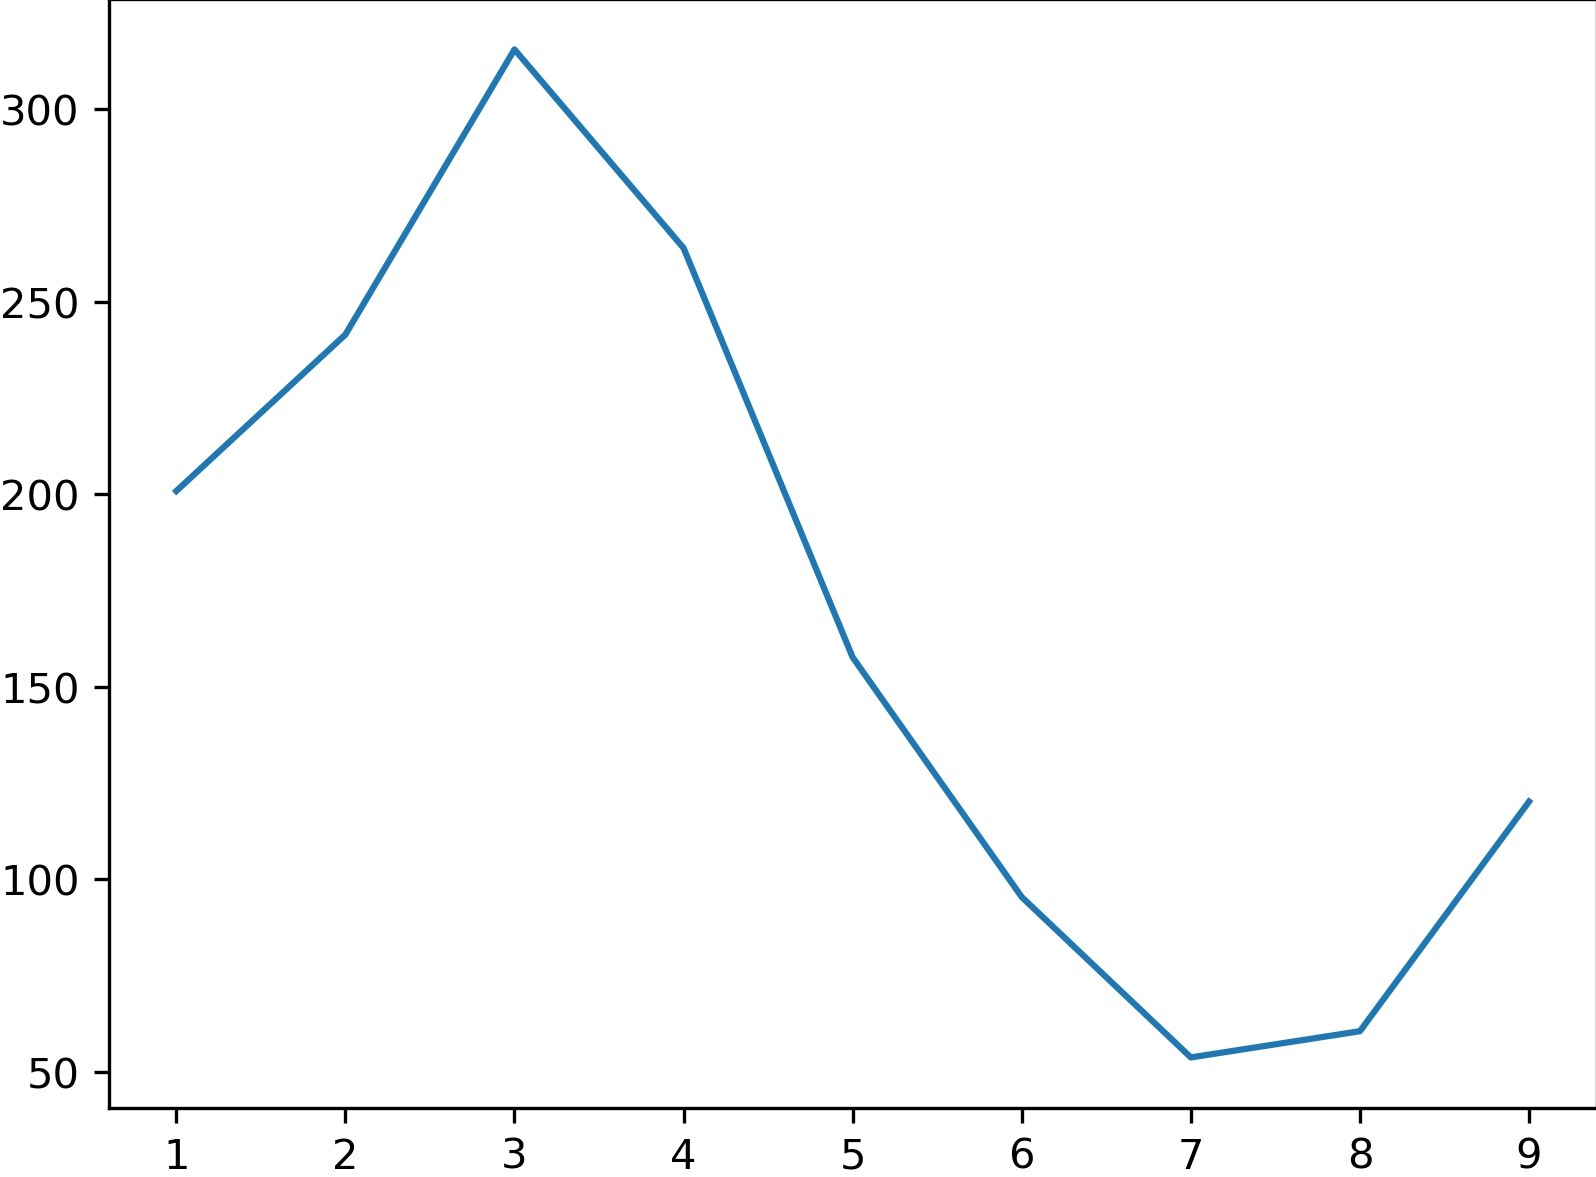

Python code for this plot:
from cdo import *
import matplotlib.pyplot as plt

cdo = Cdo()

cdo.debug = True

x = [1, 2, 3, 4, 5, 6, 7, 8, 9]
y = cdo.fldmean(input='../../dados/netcdf/prec.2020.nc', returnCdf=True).variables['prec'][:]

plt.plot(x,y[:,0,0])

# Salva a figura no formato ".jpg" com dpi=300 e remove espaços excedentes.
plt.savefig('ex01.jpg', transparent=True, dpi=300, bbox_inches='tight', pad_inches=0)

plt.show()

#cdo = Cdo(tempdir='diretorio_arquivos_temporarios')

#outfile = cdo.timmin(input='../../dados/netcdf/prec.2020.nc', options='-f nc')
#
#cdo.infon(input=outfile)

#cdo.sellonlatbox('-66,-51,-10,-2', 
#                  input = '-mulc,20 -selmon,3 ' + '../../dados/netcdf/prec.2020.nc', 
#                  output = 'out.nc', 
#                  options='-f nc4')

#cdo.seltimestep('3/5', 
#                input='../../dados/netcdf/PREC.IMERG.2019.pantanal.nc', 
#                output='out.nc', 
#                options='-r -f nc4')

#cdo.remapbil('../../dados/netcdf/GRACE.2020.pantanal.nc', input='../../dados/netcdf/PREC.IMERG.2019.pantanal.nc', output='out.nc')

#cdo.timmin(input = '../../dados/netcdf/prec.2020.nc',output = 'tmp.nc')

#print(dir(cdo))

#print(cdo.version())  # Verão do CDO instalada.

#cdo.infov(input='../../dados/netcdf/prec.2020.nc')


